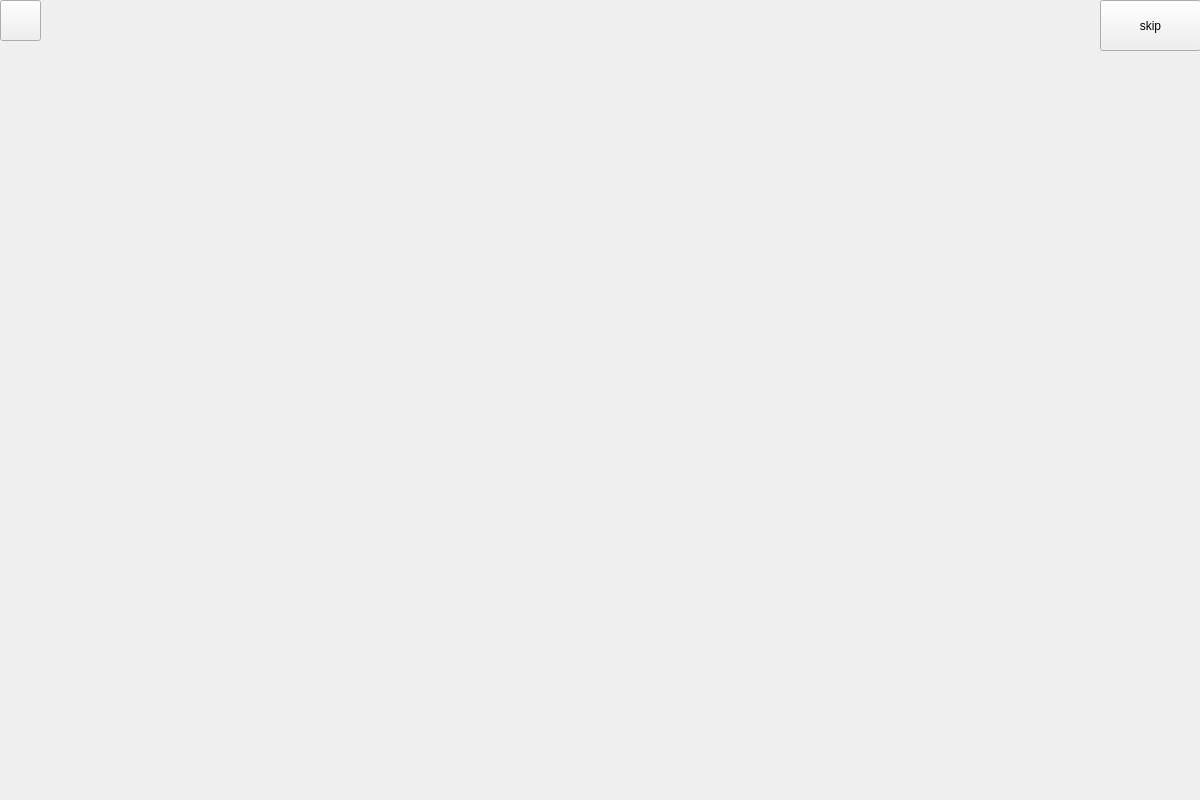
<?xml version="1.0" encoding="UTF-8"?>
<ui version="4.0">
 <class>Allbody</class>
 <widget class="QWidget" name="Allbody">
  <property name="geometry">
   <rect>
    <x>0</x>
    <y>0</y>
    <width>1200</width>
    <height>800</height>
   </rect>
  </property>
  <property name="windowTitle">
   <string>Form</string>
  </property>
  <widget class="QPushButton" name="close">
   <property name="geometry">
    <rect>
     <x>1100</x>
     <y>0</y>
     <width>101</width>
     <height>51</height>
    </rect>
   </property>
   <property name="text">
    <string>skip</string>
   </property>
   <property name="flat">
    <bool>false</bool>
   </property>
  </widget>
  <widget class="QLabel" name="label">
   <property name="geometry">
    <rect>
     <x>0</x>
     <y>0</y>
     <width>1201</width>
     <height>801</height>
    </rect>
   </property>
   <property name="text">
    <string/>
   </property>
  </widget>
  <widget class="QPushButton" name="destroyy">
   <property name="geometry">
    <rect>
     <x>0</x>
     <y>0</y>
     <width>41</width>
     <height>41</height>
    </rect>
   </property>
   <property name="text">
    <string/>
   </property>
  </widget>
  <zorder>label</zorder>
  <zorder>close</zorder>
  <zorder>destroyy</zorder>
 </widget>
 <resources/>
 <connections/>
</ui>
